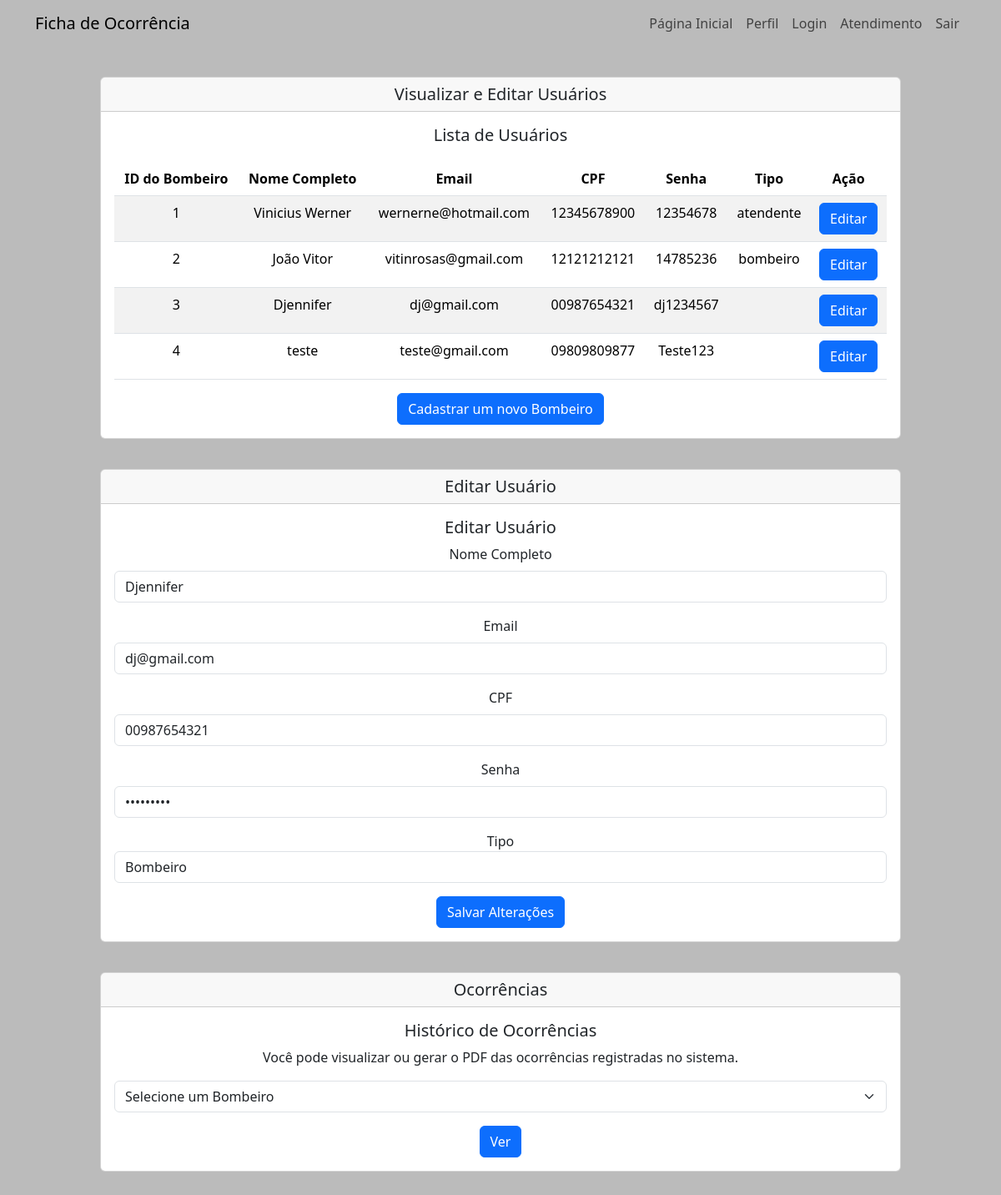
/atendente.php?edit=3 (signed in), run on the app's committed database.
### tables this page shows
CREATE TABLE `usuarios` (
  `id` int(11) NOT NULL,
  `nome_completo` varchar(255) NOT NULL,
  `email` varchar(255) NOT NULL,
  `cpf` varchar(11) NOT NULL,
  `senha` varchar(255) NOT NULL,
  `tipo` varchar(15) NOT NULL
);

### atendente.php (the view, shortened to what this page needs)
<?php
function conectarBancoDeDados() {
    $servername = "localhost";
    $username = "root";
    $password = "";
    $database = "sa_bombeiros";
    $conn = new mysqli($servername, $username, $password, $database);
    return $conn;
}
$conn = conectarBancoDeDados();
$editUsuarioId = null;
if (isset($_GET['edit'])) {
    $editUsuarioId = $_GET['edit'];
}
$usuariosQuery = "SELECT id, nome_completo, email, cpf, senha, tipo FROM usuarios";
$usuariosResult = $conn->query($usuariosQuery);
?>
<!DOCTYPE html>
<html lang="pt-br">
<head>
    <link href="https://cdn.jsdelivr.net/npm/bootstrap@5.3.2/dist/css/bootstrap.min.css" rel="stylesheet"
>
</head>
<body>
<nav id="navbarra" class="navbar navbar-expand-lg d-none d-lg-block">
        <div class="container">
            <a class="navbar-brand mb-0 h1" href="index.php">Ficha de Ocorrência</a>
            <ul class="navbar-nav ml-auto">
                <li class="nav-item">
                    <a class="nav-link" href="index.php">Página Inicial</a>
                </li>
                <li class="nav-item">
                    <a class="nav-link" href="perfil.php">Perfil</a>
                </li>
                <li class="nav-item">
                    <a class="nav-link" href="login.html">Login</a>
                </li>
                <li class="nav-item">
                    <a class="nav-link" href="atendente.php">Atendimento</a>
                </li>
                <form action="logout.php" method="post">
                    <input type="submit" name="logout" value="Sair" class="logout-button nav-link" />
                </form>
            </ul>
        </div>
    </nav>
    <div class="atend">
        <div class="card">
            <h5 class="card-header">Visualizar e Editar Usuários</h5>
            <div class="card-body">
                <h5 class="card-title" id="card-title">Lista de Usuários</h5>
                <table class="table table-striped sm-col-6">
                    <thead>
                        <tr>
                            <th>ID do Bombeiro</th>
                            <th>Nome Completo</th>
                            <th>Email</th>
                            <th>CPF</th>
                            <th>Senha</th>
                            <th>Tipo</th>
                            <th>Ação</th>
                        </tr>
                    </thead>
                    <tbody>
                        <?php
                        if ($usuariosResult->num_rows > 0) {
                            while ($row = $usuariosResult->fetch_assoc()) {
                                echo "<tr>";
                                echo "<td>" . $row["id"] . "</td>";
                                echo "<td>" . $row["nome_completo"] . "</td>";
                                echo "<td>" . $row["email"] . "</td>";
                                echo "<td>" . $row["cpf"] . "</td>";
                                echo "<td>" . $row["senha"] . "</td>";
                                echo "<td>" . $row["tipo"] . "</td>";
                                echo '<td><a href="?edit=' . $row["id"] . '" class="btn btn-primary">Editar</a></td>';
                                echo "</tr>";
                            }
                        } else {
                            echo "<tr><td colspan='7'>Nenhum usuário encontrado.</td></tr>";
                        }
                        ?>
                    </tbody>
                </table>
                <a href="cadastro.html"><button class="btn btn-primary">Cadastrar um novo Bombeiro</button></a>
            </div>
        </div>
        <?php
        if ($editUsuarioId !== null) {
            $query = "SELECT id, nome_completo, email, cpf, senha, tipo FROM usuarios WHERE id = $editUsuarioId";
            $result = $conn->query($query);
            $usuario = $result->fetch_assoc();
        ?>
            <div class="card">
                <h5 class="card-header">Editar Usuário</h5>
                <div class="card-body">
                    <h5 class="card-title" id="card-title">Editar Usuário</h5>
                    <form method="POST">
                        <div class="mb-3">
                            <label for="novo_nome_completo" class="form-label">Nome Completo</label>
                            <input type="text" class="form-control" id="novo_nome_completo" name="novo_nome_completo" value="<?php echo $usuario['nome_completo']; ?>" required>
                        </div>
                        <div class="mb-3">
                            <label for="novo_email" class="form-label">Email</label>
                            <input type="email" class="form-control" id="novo_email" name="novo_email" value="<?php echo $usuario['email']; ?>" required>
                        </div>
                        <div class="mb-3">
                            <label for="novo_cpf" class="form-label">CPF</label>
                            <input type="text" class="form-control" id="novo_cpf" name="novo_cpf" value="<?php echo $usuario['cpf']; ?>" required>
                        </div>
                        <div class="mb-3">
                            <label for="nova_senha" class="form-label">Senha</label>
                            <input type="password" class="form-control" id="nova_senha" name="nova_senha" value="<?php echo $usuario['senha']; ?>" required>
                        </div>
                        <div class="mb-3">
                            <label for="novo_tipo">Tipo</label>
                            <select class="form-control" name="novo_tipo">
                                <option value="bombeiro" <?php echo ($usuario["tipo"] !== "atendente") ? "selected" : ""; ?>>Bombeiro</option>
                            </select>
                        </div>
                        <button type="submit" class="btn btn-primary">Salvar Alterações</button>
                    </form>
                </div>
            </div>
        <?php
        }
        ?>
    </div>
    <div class="card">
        <h5 class="card-header">Ocorrências</h5>
        <div class="card-body">
            <h5 class="card-title" id="card-title">Histórico de Ocorrências</h5>
            <p class="card-text">Você pode visualizar ou gerar o PDF das ocorrências registradas no sistema.</p>
            <select id="bombeiroSelect" class="form-select mb-3">
                <option value="">Selecione um Bombeiro</option>
            </select>
            <a href="buscar_ocorrencias.php"><button class="btn btn-primary" id="ver-button">Ver</button></a>
        </div>
    </div>
</body>
</html>

### atendente.php (style rules this page uses)
body { background-color: rgba(67, 67, 67, 0.361); }
.card-header { text-align: center; }
.card { width: 80%; margin: 3% auto; }
#card-title { text-align: center; }
.card-body { text-align: center; }
.table { margin-top: 20px; }

### data on the page
usuarios: id "1", nome_completo "Vinicius Werner", email "wernerne@hotmail.com", cpf "12345678900", senha "12354678", tipo "atendente"
usuarios: id "2", nome_completo "João Vitor", email "vitinrosas@gmail.com", cpf "12121212121", senha "14785236", tipo "bombeiro"
usuarios: id "3", nome_completo "Djennifer", email "dj@gmail.com", cpf "00987654321", senha "dj1234567", novo_nome_completo "Djennifer", novo_email "dj@gmail.com", novo_cpf "00987654321", novo_tipo "Bombeiro"
usuarios: id "4", nome_completo "teste", email "teste@gmail.com", cpf "09809809877", senha "Teste123"
